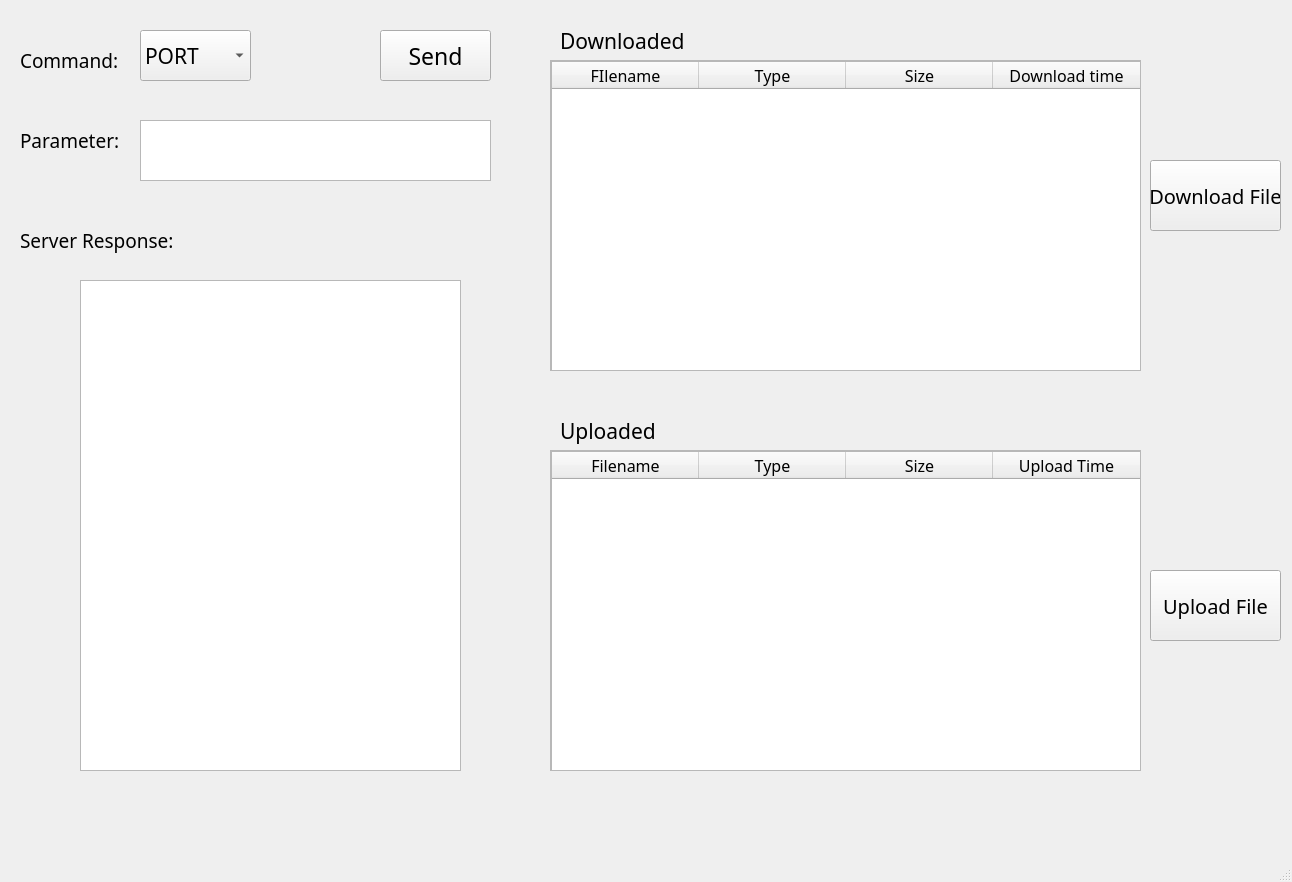
<?xml version="1.0" encoding="UTF-8"?>
<ui version="4.0">
 <class>MainWindow</class>
 <widget class="QMainWindow" name="MainWindow">
  <property name="geometry">
   <rect>
    <x>0</x>
    <y>0</y>
    <width>1292</width>
    <height>882</height>
   </rect>
  </property>
  <property name="windowTitle">
   <string>MainWindow</string>
  </property>
  <widget class="QWidget" name="centralwidget">
   <widget class="QComboBox" name="conmandchoose">
    <property name="geometry">
     <rect>
      <x>140</x>
      <y>30</y>
      <width>111</width>
      <height>51</height>
     </rect>
    </property>
    <property name="font">
     <font>
      <family>Samyak Malayalam</family>
      <pointsize>16</pointsize>
     </font>
    </property>
    <property name="layoutDirection">
     <enum>Qt::LeftToRight</enum>
    </property>
    <item>
     <property name="text">
      <string>PORT</string>
     </property>
    </item>
    <item>
     <property name="text">
      <string>PASV</string>
     </property>
    </item>
    <item>
     <property name="text">
      <string>RETR</string>
     </property>
    </item>
    <item>
     <property name="text">
      <string>STOR</string>
     </property>
    </item>
    <item>
     <property name="text">
      <string>MKD</string>
     </property>
    </item>
    <item>
     <property name="text">
      <string>CWD</string>
     </property>
    </item>
    <item>
     <property name="text">
      <string>PWD</string>
     </property>
    </item>
    <item>
     <property name="text">
      <string>LIST</string>
     </property>
    </item>
    <item>
     <property name="text">
      <string>RMD</string>
     </property>
    </item>
    <item>
     <property name="text">
      <string>RNFR</string>
     </property>
    </item>
    <item>
     <property name="text">
      <string>RNTO</string>
     </property>
    </item>
    <item>
     <property name="text">
      <string>SYST</string>
     </property>
    </item>
    <item>
     <property name="text">
      <string>TYPE</string>
     </property>
    </item>
    <item>
     <property name="text">
      <string>QUIT</string>
     </property>
    </item>
   </widget>
   <widget class="QPushButton" name="sendbutton">
    <property name="geometry">
     <rect>
      <x>380</x>
      <y>30</y>
      <width>111</width>
      <height>51</height>
     </rect>
    </property>
    <property name="font">
     <font>
      <family>Yrsa Medium</family>
      <pointsize>17</pointsize>
     </font>
    </property>
    <property name="text">
     <string>Send</string>
    </property>
   </widget>
   <widget class="QPushButton" name="downloadbutton">
    <property name="geometry">
     <rect>
      <x>1150</x>
      <y>160</y>
      <width>131</width>
      <height>71</height>
     </rect>
    </property>
    <property name="font">
     <font>
      <family>Yrsa Medium</family>
      <pointsize>15</pointsize>
      <weight>50</weight>
      <bold>false</bold>
     </font>
    </property>
    <property name="text">
     <string>Download File</string>
    </property>
   </widget>
   <widget class="QLabel" name="Cmlabel">
    <property name="geometry">
     <rect>
      <x>20</x>
      <y>40</y>
      <width>121</width>
      <height>41</height>
     </rect>
    </property>
    <property name="font">
     <font>
      <family>Samyak Malayalam</family>
      <pointsize>14</pointsize>
     </font>
    </property>
    <property name="text">
     <string>Command:</string>
    </property>
   </widget>
   <widget class="QTextEdit" name="parametertext">
    <property name="geometry">
     <rect>
      <x>140</x>
      <y>120</y>
      <width>351</width>
      <height>61</height>
     </rect>
    </property>
   </widget>
   <widget class="QLabel" name="DLlabel">
    <property name="geometry">
     <rect>
      <x>560</x>
      <y>20</y>
      <width>171</width>
      <height>41</height>
     </rect>
    </property>
    <property name="font">
     <font>
      <family>Samyak Malayalam</family>
      <pointsize>16</pointsize>
     </font>
    </property>
    <property name="text">
     <string>Downloaded</string>
    </property>
   </widget>
   <widget class="QPushButton" name="uploadbutton">
    <property name="geometry">
     <rect>
      <x>1150</x>
      <y>570</y>
      <width>131</width>
      <height>71</height>
     </rect>
    </property>
    <property name="font">
     <font>
      <family>Yrsa Medium</family>
      <pointsize>15</pointsize>
      <weight>50</weight>
      <bold>false</bold>
     </font>
    </property>
    <property name="text">
     <string>Upload File</string>
    </property>
   </widget>
   <widget class="QLabel" name="ULlabel">
    <property name="geometry">
     <rect>
      <x>560</x>
      <y>410</y>
      <width>171</width>
      <height>41</height>
     </rect>
    </property>
    <property name="font">
     <font>
      <family>Samyak Malayalam</family>
      <pointsize>16</pointsize>
     </font>
    </property>
    <property name="text">
     <string>Uploaded</string>
    </property>
   </widget>
   <widget class="QLabel" name="PRlabel">
    <property name="geometry">
     <rect>
      <x>20</x>
      <y>120</y>
      <width>121</width>
      <height>41</height>
     </rect>
    </property>
    <property name="font">
     <font>
      <family>Samyak Malayalam</family>
      <pointsize>14</pointsize>
     </font>
    </property>
    <property name="text">
     <string>Parameter:</string>
    </property>
   </widget>
   <widget class="QScrollArea" name="scrollArea_2">
    <property name="geometry">
     <rect>
      <x>550</x>
      <y>60</y>
      <width>591</width>
      <height>311</height>
     </rect>
    </property>
    <property name="widgetResizable">
     <bool>true</bool>
    </property>
    <widget class="QWidget" name="scrollAreaWidgetContents_2">
     <property name="geometry">
      <rect>
       <x>0</x>
       <y>0</y>
       <width>589</width>
       <height>309</height>
      </rect>
     </property>
     <widget class="QTableWidget" name="tableWidget">
      <property name="geometry">
       <rect>
        <x>0</x>
        <y>0</y>
        <width>591</width>
        <height>311</height>
       </rect>
      </property>
      <property name="font">
       <font>
        <family>Samyak Malayalam</family>
        <pointsize>12</pointsize>
       </font>
      </property>
      <property name="layoutDirection">
       <enum>Qt::LeftToRight</enum>
      </property>
      <property name="lineWidth">
       <number>1</number>
      </property>
      <attribute name="horizontalHeaderCascadingSectionResizes">
       <bool>true</bool>
      </attribute>
      <attribute name="horizontalHeaderDefaultSectionSize">
       <number>147</number>
      </attribute>
      <attribute name="verticalHeaderMinimumSectionSize">
       <number>31</number>
      </attribute>
      <attribute name="verticalHeaderDefaultSectionSize">
       <number>34</number>
      </attribute>
      <column>
       <property name="text">
        <string>FIlename</string>
       </property>
      </column>
      <column>
       <property name="text">
        <string>Type</string>
       </property>
      </column>
      <column>
       <property name="text">
        <string>Size</string>
       </property>
      </column>
      <column>
       <property name="text">
        <string>Download time</string>
       </property>
      </column>
     </widget>
    </widget>
   </widget>
   <widget class="QLabel" name="SRlabel">
    <property name="geometry">
     <rect>
      <x>20</x>
      <y>220</y>
      <width>211</width>
      <height>41</height>
     </rect>
    </property>
    <property name="font">
     <font>
      <family>Samyak Malayalam</family>
      <pointsize>14</pointsize>
     </font>
    </property>
    <property name="text">
     <string>Server Response:</string>
    </property>
   </widget>
   <widget class="QListWidget" name="serverresponselist">
    <property name="geometry">
     <rect>
      <x>80</x>
      <y>280</y>
      <width>381</width>
      <height>491</height>
     </rect>
    </property>
   </widget>
   <widget class="QScrollArea" name="scrollArea">
    <property name="geometry">
     <rect>
      <x>550</x>
      <y>450</y>
      <width>591</width>
      <height>321</height>
     </rect>
    </property>
    <property name="widgetResizable">
     <bool>true</bool>
    </property>
    <widget class="QWidget" name="scrollAreaWidgetContents">
     <property name="geometry">
      <rect>
       <x>0</x>
       <y>0</y>
       <width>589</width>
       <height>319</height>
      </rect>
     </property>
     <widget class="QTableWidget" name="tableWidget_2">
      <property name="geometry">
       <rect>
        <x>0</x>
        <y>0</y>
        <width>591</width>
        <height>321</height>
       </rect>
      </property>
      <property name="font">
       <font>
        <family>Samyak Malayalam</family>
        <pointsize>12</pointsize>
       </font>
      </property>
      <attribute name="horizontalHeaderDefaultSectionSize">
       <number>147</number>
      </attribute>
      <column>
       <property name="text">
        <string>Filename</string>
       </property>
      </column>
      <column>
       <property name="text">
        <string>Type</string>
       </property>
      </column>
      <column>
       <property name="text">
        <string>Size</string>
       </property>
      </column>
      <column>
       <property name="text">
        <string>Upload Time</string>
       </property>
      </column>
     </widget>
    </widget>
   </widget>
  </widget>
  <widget class="QMenuBar" name="menubar">
   <property name="geometry">
    <rect>
     <x>0</x>
     <y>0</y>
     <width>1292</width>
     <height>20</height>
    </rect>
   </property>
  </widget>
  <widget class="QStatusBar" name="statusbar"/>
 </widget>
 <resources/>
 <connections/>
</ui>
